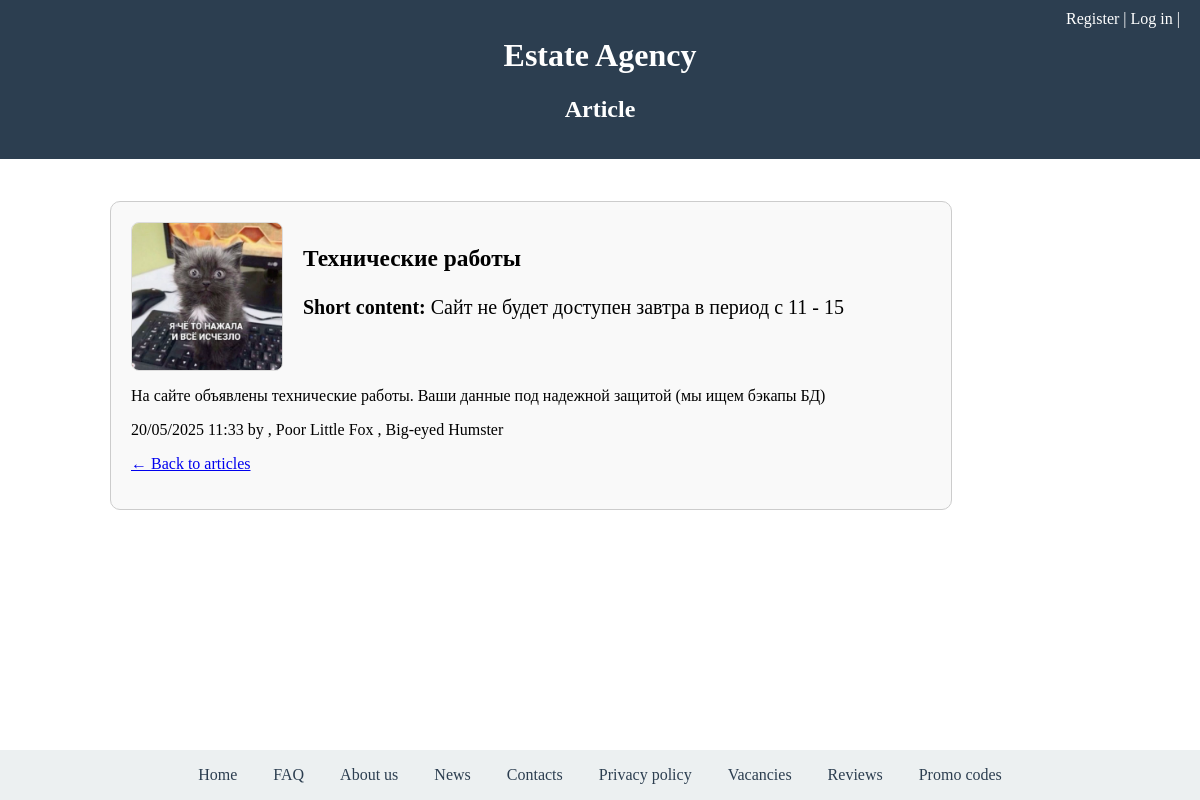
The app's page /articles/3/ with its own data.
### articles/models.py (models this page shows, shortened)
class Article(models.Model):
    author = models.ManyToManyField(UserProfile, blank=False)
    title = models.CharField(
        null=False,
        blank=False,
        max_length=50,
        verbose_name="Article title",
        help_text="Заголовок статьи"
    )
    short_content = models.CharField(
        null=False,
        blank=False,
        max_length=150,
        verbose_name="Brief article content",
        help_text="Краткое содержание статьи"
    )
    content = models.TextField(
        null=False,
        blank=False,
        verbose_name="Content",
        help_text="Статья"
    )
    image = models.ImageField(
        blank=True,
        null=True,
        verbose_name="Image",
        help_text="Прилагаемая картинка",
        upload_to='articles/'
    )
    created_at = models.DateTimeField(auto_now_add=True)
    updated_at = models.DateTimeField(auto_now=True)

### estate_agency/models.py (models this page shows, shortened)
class UserProfile(models.Model):
    full_name = models.CharField(
        blank=False,
        null=False,
        verbose_name="Full name",
        help_text="ФИО",
        max_length=80
    )
    phone_number = models.TextField(
        blank=True,
        null=True,
        verbose_name="Phone number",
        help_text="Телефон",
        validators=[phone_num_validator],
    )
    email = models.EmailField(
        blank=True,
        null=True,
        verbose_name="Email",
        help_text="Почта",
    )
    birth_day = models.DateField(
        blank=False,
        null=False,
        verbose_name="Birthday date",
        help_text="Дата рождения",
        validators=[MaxValueValidator(datetime.date.today()),
                    MinValueValidator(datetime.date.today().replace(year=1900))]
    )
    is_customer =models.BooleanField(
        null=False,
        default=False
    )
    is_owner =models.BooleanField(
        null=False,
        default=False
    )
    time_zone = models.CharField(
        max_length=40,
        choices=[(tz, tz) for tz in pytz.common_timezones],
        default="UTC"
    )
    user = models.OneToOneField(settings.AUTH_USER_MODEL, on_delete=models.CASCADE)

### articles/views.py (the view)
# urls.py: path('<int:pk>/', views.article, name='article'),
def article(request, pk):
    article = Article.objects.get(pk=pk)
    return render(request, "articles/article.html",
                  {"art": article})

### articles/templates/articles/article.html
{% extends "base.html" %}
{% block site_name %}Article{% endblock %}
{% block content %}
<div style="width: 1000px; margin: 0 auto;">
    <div style="border: 1px solid #ccc; padding: 20px; border-radius: 10px;
     background-color: #f9f9f9; max-width: 800px; margin: 10px; align-self: center">
        <div style="display: flex; align-items: flex-start; gap: 20px;">
            {% if art.image %}
                <img src="{{ art.image.url }}" alt="Article picture" width="150"
                 style="flex-shrink: 0; border: 1px solid #ddd; border-radius: 8px;">
            {% endif %}
            <div style="font-size: 20px">
                <h3>{{ art.title }}</h3>
                {% if art.short_content %}
                    <p><strong>Short content:</strong> {{ art.short_content }}</p>
                {% endif %}
            </div>
        </div>
        <p>{{art.content}}</p>
        <p>{{ art.created_at|date:"d/m/Y H:i" }} by {% for auth in art.author.all %} , {{auth.full_name}} {% endfor %}</p>
        <p><a href="{% url 'news' %}">← Back to articles</a></p>
    </div>
</div>
{% endblock %}

### templates/base.html (style rules this page uses)
body { margin: 0; font-family: Arial, sans-serif; display: flex; flex-direction: column; min-height: 100vh; }

### records on screen
Article: image (picture), title "Технические работы", short_content "Сайт не будет доступен завтра в период с 11 - 15", content "На сайте объявлены технические работы. Ваши данные под надежной защитой (мы ищем бэкапы БД)", created_at "20/05/2025 11:33"
UserProfile: full_name "Poor Little Fox"
UserProfile: full_name "Big-eyed Humster"
